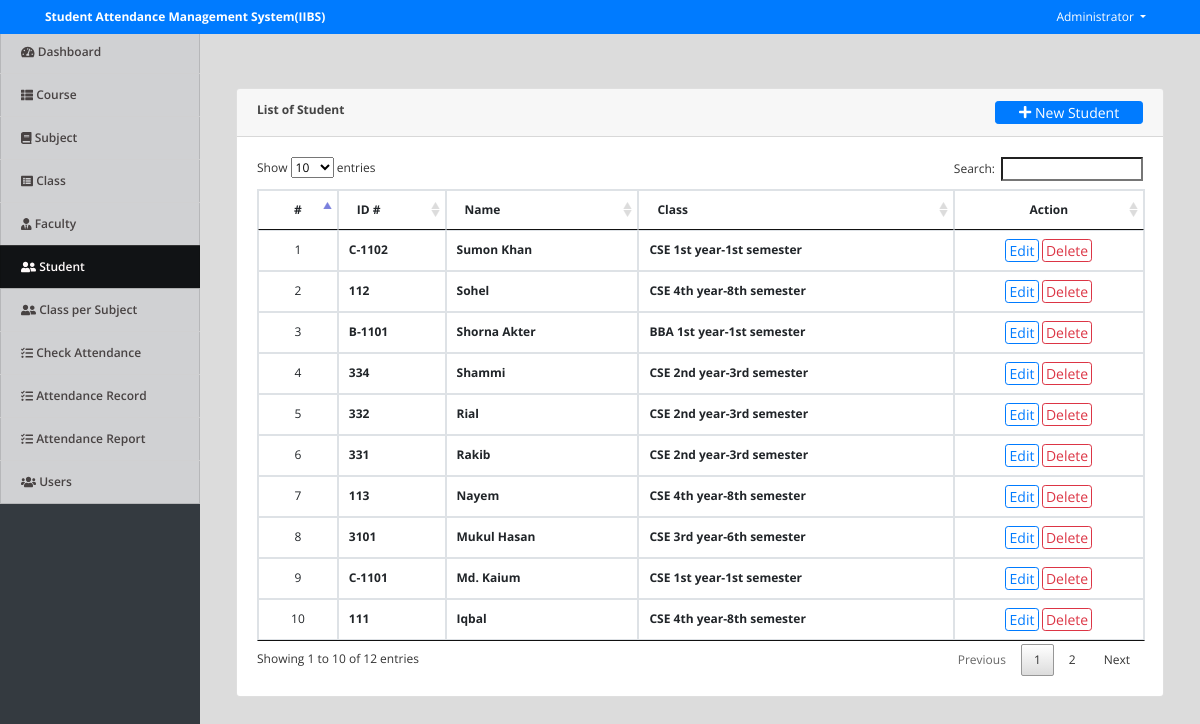
The app's page /index.php?page=students (signed in) with its own data.
### tables this page shows
CREATE TABLE `students` (
  `id` int(30) NOT NULL,
  `id_no` varchar(50) NOT NULL,
  `class_id` int(30) NOT NULL,
  `name` text NOT NULL,
  `date_created` datetime NOT NULL DEFAULT current_timestamp()
);

### students.php (the view, shortened to what this page needs)
<?php include('db_connect.php');?>
<div class="container-fluid">
	<div class="col-lg-12">
		<div class="row">
			<div class="col-md-12">
				<div class="card">
					<div class="card-header">
						<b>List of Student</b>
						<span class="float:right"><a class="btn btn-primary btn-block btn-sm col-sm-2 float-right" href="javascript:void(0)" id="new_student">
					<i class="fa fa-plus"></i> New Student
				</a></span>
					</div>
					<div class="card-body">
						<table class="table table-condensed table-bordered table-hover">
							<thead>
								<tr>
									<th class="text-center">#</th>
									<th class="">ID #</th>
									<th class="">Name</th>
									<th class="">Class</th>
									<th class="text-center">Action</th>
								</tr>
							</thead>
							<tbody>
								<?php
								$i = 1;
								$student = $conn->query("SELECT s.*,concat(co.course,' ',c.level,'-',c.section) as `class` FROM students s inner join `class` c on c.id = s.class_id inner join courses co on co.id = c.course_id order by s.name desc ");
								while($row=$student->fetch_assoc()):
								?>
								<tr>
									<td class="text-center"><?php echo $i++ ?></td>
									<td>
										<p> <b><?php echo $row['id_no'] ?></b></p>
									</td>
									<td>
										<p> <b><?php echo ucwords($row['name']) ?></b></p>
									</td>
									<td class="">
										 <p> <b><?php echo $row['class'] ?></b></p>
									</td>
									<td class="text-center">
										<button class="btn btn-sm btn-outline-primary edit_student" type="button" data-id="<?php echo $row['id'] ?>" >Edit</button>
										<button class="btn btn-sm btn-outline-danger delete_student" type="button" data-id="<?php echo $row['id'] ?>">Delete</button>
									</td>
								</tr>
								<?php endwhile; ?>
							</tbody>
						</table>
					</div>
				</div>
			</div>
		</div>
	</div>
</div>

### index.php (shortened to what this page needs)
<!DOCTYPE html>
<html lang="en">
<head>
<?php
 include('./header.php');
 ?>
</head>
<body>
	<?php include 'topbar.php' ?>
	<?php include 'navbar.php' ?>
  <main id="view-panel" >
      <?php $page = isset($_GET['page']) ? $_GET['page'] :'home'; ?>
  	<?php include $page.'.php' ?>
  </main>
</body>
</html>

### header.php (shortened to what this page needs)
  <link rel="stylesheet" href="assets/font-awesome/css/all.min.css">
<link href="assets/vendor/bootstrap/css/bootstrap.min.css" rel="stylesheet">
<link href="assets/vendor/icofont/icofont.min.css" rel="stylesheet">
<link href="assets/vendor/boxicons/css/boxicons.min.css" rel="stylesheet">
<link href="assets/vendor/venobox/venobox.css" rel="stylesheet">
<link href="assets/vendor/animate.css/animate.min.css" rel="stylesheet">
<link href="assets/vendor/remixicon/remixicon.css" rel="stylesheet">
<link href="assets/vendor/owl.carousel/assets/owl.carousel.min.css" rel="stylesheet">
<link href="assets/vendor/bootstrap-datepicker/css/bootstrap-datepicker.min.css" rel="stylesheet">
<link href="assets/DataTables/datatables.min.css" rel="stylesheet">
<link href="assets/css/jquery.datetimepicker.min.css" rel="stylesheet">
<link href="assets/css/select2.min.css" rel="stylesheet">
<link href="assets/css/style.css" rel="stylesheet">
<link type="text/css" rel="stylesheet" href="assets/css/jquery-te-1.4.0.css">

### topbar.php (shortened to what this page needs)
<nav class="navbar navbar-light fixed-top bg-primary" style="padding:0">
  <div class="container-fluid mt-2 mb-2">
  	<div class="col-lg-12">
      <div class="col-md-4 float-left text-white">
        <large><b><?php echo isset($_SESSION['system']['name']) ? $_SESSION['system']['name'] : '' ?></b></large>
      </div>
	  	<div class="float-right">
        <div class=" dropdown mr-4">
            <a href="#" class="text-white dropdown-toggle"  id="account_settings" data-toggle="dropdown" aria-haspopup="true" aria-expanded="false"><?php echo $_SESSION['login_name'] ?> </a>
        </div>
      </div>
  </div>
</nav>

### navbar.php (shortened to what this page needs)
<nav id="sidebar" class='mx-lt-5 bg-dark' >
		<div class="sidebar-list">
				<a href="index.php?page=home" class="nav-item nav-home"><span class='icon-field'><i class="fa fa-tachometer-alt "></i></span> Dashboard</a>
				<?php if($_SESSION['login_faculty_id'] <= 0): ?>
				<a href="index.php?page=courses" class="nav-item nav-courses"><span class='icon-field'><i class="fa fa-th-list "></i></span> Course</a>
				<a href="index.php?page=subjects" class="nav-item nav-subjects"><span class='icon-field'><i class="fa fa-book "></i></span> Subject</a>
				<a href="index.php?page=class" class="nav-item nav-class"><span class='icon-field'><i class="fa fa-list-alt "></i></span> Class</a>
				<a href="index.php?page=faculty" class="nav-item nav-faculty"><span class='icon-field'><i class="fa fa-user-tie "></i></span> Faculty</a>
				<a href="index.php?page=students" class="nav-item nav-students"><span class='icon-field'><i class="fa fa-user-friends "></i></span> Student</a>
				<a href="index.php?page=class_subject" class="nav-item nav-class_subject"><span class='icon-field'><i class="fa fa-user-friends "></i></span> Class per Subject</a>
				<?php endif; ?>
				<a href="index.php?page=check_attendance" class="nav-item nav-check_attendance"><span class='icon-field'><i class="fa fa-tasks "></i></span> Check Attendance</a>
				<a href="index.php?page=attendance_record" class="nav-item nav-attendance_record"><span class='icon-field'><i class="fa fa-tasks "></i></span> Attendance Record</a>
				<a href="index.php?page=attendance_report" class="nav-item nav-attendance_report"><span class='icon-field'><i class="fa fa-tasks "></i></span> Attendance Report</a>
				<?php if($_SESSION['login_type'] == 1): ?>
				<a href="index.php?page=users" class="nav-item nav-users"><span class='icon-field'><i class="fa fa-users "></i></span> Users</a>
			<?php endif; ?>
		</div>
</nav>

### assets/css/style.css (style rules this page uses)
body { font-family: "Open Sans", sans-serif; color: #444444; width: 100%; height: calc(100%); font-size: 12px; }
a { color: #1977cc; }
nav#sidebar { height: calc(100%); position: fixed; z-index: 99; left: 0; width: 200px; font-size: 12px; top: 2.5em; }
a.nav-item { position: relative; display: block; padding: .75rem 1.25rem; margin-bottom: -1px; border: 1px solid rgba(0,0,0,.125); background-color: #ffffffc4; color: #484343; font-weight: 600; }
a.nav-item:hover, .nav-item.active { background-color: #000000ad; color: #fffafa; }
main#view-panel { margin-left: 200px; width:calc(100% - 200px); margin-top: 2.8em; padding: .5em }
.btn-sm { padding: .0001rem .2rem; }

### index.php (style rules this page uses)
body { background: #80808045; }

### students.php (style rules this page uses)
td { vertical-align: middle !important; }
td p { margin: unset }

### records on screen
students: id_no "C-1102", name "Sumon Khan", class "CSE 1st year-1st semester"
students: id_no "112", name "Sohel", class "CSE 4th year-8th semester"
students: id_no "B-1101", name "Shorna Akter", class "BBA 1st year-1st semester"
students: id_no "334", name "Shammi", class "CSE 2nd year-3rd semester"
students: id_no "332", name "Rial", class "CSE 2nd year-3rd semester"
students: id_no "331", name "Rakib", class "CSE 2nd year-3rd semester"
students: id_no "113", name "Nayem", class "CSE 4th year-8th semester"
students: id_no "3101", name "Mukul Hasan", class "CSE 3rd year-6th semester"
students: id_no "C-1101", name "Md. Kaium", class "CSE 1st year-1st semester"
students: id_no "111", name "Iqbal", class "CSE 4th year-8th semester"

### other values on screen
$_SESSION['system']['name'] "Student Attendance Management System(IIBS)"
$_SESSION['login_name'] "Administrator"
